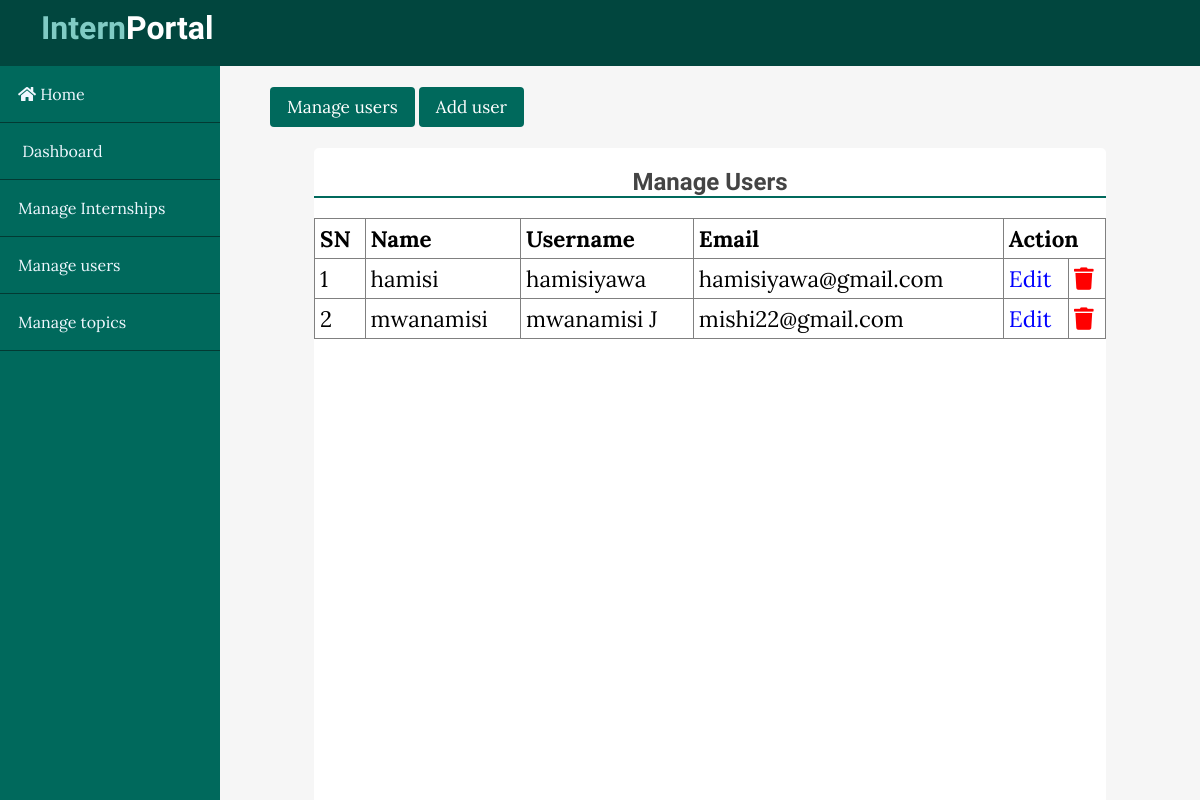
Page /admin/users/index.php on the committed database.
### tables this page shows
CREATE TABLE `users` (
  `id` int(11) NOT NULL,
  `admin` tinyint(4) NOT NULL,
  `name` varchar(255) NOT NULL,
  `username` varchar(255) NOT NULL,
  `email` varchar(255) NOT NULL,
  `token` varchar(100) NOT NULL,
  `password` varchar(255) NOT NULL,
  `date_created` timestamp NOT NULL DEFAULT current_timestamp()
);

### app/controllers/users.php (called while the page is built, shortened)
<?php
include(ROOT_PATH. "/app/database/db.php");
$table = 'users';
$admin_users = selectAll($table, ['admin' => 1]);

### app/database/db.php (called while the page is built, shortened)
<?php
require('connect.php');
function executeQuery($sql, $data){
    global $conn;
    $stmt = $conn->prepare($sql);
    $values = array_values($data);
    $types = str_repeat('s', count($values));
    $stmt->bind_param($types, ...$values);
    $stmt ->execute();
    return $stmt;
}
function selectAll($table, $conditions = []){
    global $conn;
    $sql = "select * from $table";
    if(empty($conditions)){
        $stmt = $conn->prepare($sql);
        $stmt ->execute();
        $records = $stmt->get_result()->fetch_all(MYSQLI_ASSOC);
        return $records;
    }else{
       $i = 0;
       foreach($conditions as $key => $value){
           if($i === 0){
            $sql = $sql . " where $key=?";
           }else{
               $sql = $sql . " and $key=?";
            }
          $i++;
       }
       $stmt = executeQuery($sql, $conditions);
       $records = $stmt->get_result()->fetch_all(MYSQLI_ASSOC);
       return $records;
    }
}

### admin/users/index.php (the view, shortened to what this page needs)
<?php include(ROOT_PATH . "/app/controllers/users.php"); ?>
<!DOCTYPE html>
<html lang="en">
<head>
    <link rel="stylesheet" href="https://pro.fontawesome.com/releases/v5.10.0/css/all.css"/>
    <link rel="stylesheet" href="../../assets/css/style.css">
    <link rel="stylesheet" href="../../assets/css/admin.css">
</head>
<body>
      <?php include(ROOT_PATH . "/app/includes/adminHeader.php"); ?>
    <div class="admin-wrapper">
          <?php include(ROOT_PATH . "/app/includes/adminSideBar.php"); ?>
          <div class="admin-content">
              <div class="button-group">
                  <a href="index.php" class="btn btn-big">Manage users</a>
                  <a href="create.php"class="btn btn-big">Add user</a>
               </div>
              <div class="content block topic">
                <h2 class="add-intern">Manage Users</h2>
                <table class="t-topic">
                    <thead>
                        <th>SN</th>
                        <th>Name</th>
                        <th>Username</th>
                        <th>Email</th>
                        <th colspan="2">Action</th>
                    </thead>
                    <tbody>
                        <?php foreach($admin_users as $key => $user){ ?>
                         <tr>
                              <td><?php echo $key + 1; ?></td>
                              <td><?php echo $user['name']; ?></td>
                              <td><?php echo $user['username']; ?></td>
                              <td><?php echo $user['email']; ?></td>
                              <td><a href="edit.php?id=<?php echo $user['id']; ?>" class="edit">Edit</a></td>
                              <td><a href="index.php?delete_id=<?php echo $user['id']; ?>"><i class="fa fa-trash red" aria-hidden="true"></i></a></td>
                         </tr>
                        <?php } ?>
                    </tbody>
                </table>
              </div>
          </div>
    </div>
</body>
</html>

### assets/css/style.css (style rules this page uses)
* { box-sizing: border-box; }
html,body { height: 100%; padding: 0; margin: 0; background: #f6f6f6; font-family: 'lora' , serif; }
h1, h2, h3, h4, h5, h6 { font-family: 'candal' ,serif; color: #444; }
a { text-decoration: none; color: inherit; }
.btn { padding: .5rem 1rem; background: #00695C; color: white; border: 1px solid transparent; border-radius: .25rem; font-size: 1.08em; font-family: 'lora' , serif; }
.content { width: 90%; margin: 30px auto 30px; }

### assets/css/admin.css (style rules this page uses)
.admin-wrapper { height: calc(100% - 66px); display: flex; }
.admin-wrapper .admin-content { flex: 8; height: 100%; padding: 30px 50px 50px; }
.content { height: 100%; display: flex; border-top-left-radius: 5px; border-top-right-radius: 5px; background: white; overflow-y: scroll; }
table { width: 100%; border-collapse: collapse; font-size: 1rem; }
th,td { padding: 5px; text-align: left; border-bottom: 1px solid #636363; }
.edit { color: blue; }
.red { color: red; }
.content.block { display: block; background: none; overflow-y:auto; }
.add-intern { text-align: center; border-bottom: 2px solid #00695C; }
.content.block.topic { background: white; }
.t-topic { font-size: 1.4rem; padding: 10px; }
th, td { border: 1px solid grey; }

### rows in the picture
users: name "hamisi", username "hamisiyawa", email "hamisiyawa@gmail.com"
users: name "mwanamisi", username "mwanamisi J", email "mishi22@gmail.com"
